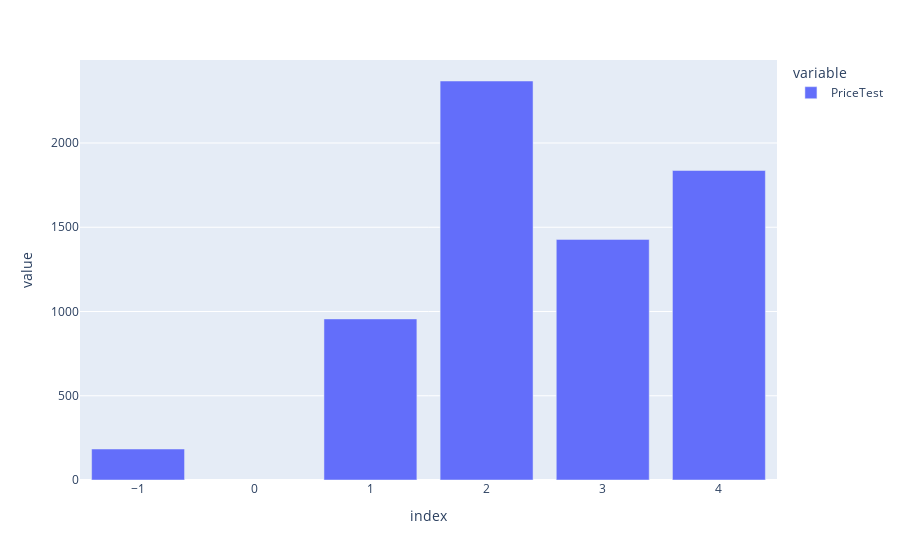

This figure's notebook cell:
### Code cell
px.bar(df["PriceTest"].value_counts())

### Figure 1 — Plotly figure (JSON) as saved in the notebook; plotly's stock layout.template omitted (floating-point values rounded to 4 significant figures)
{"data": [{"alignmentgroup": "True", "hovertemplate": "variable=PriceTest<br>index=%{x}<br>value=%{y}<extra></extra>", "legendgroup": "PriceTest", "marker": {"color": "#636efa", "pattern": {"shape": ""}}, "name": "PriceTest", "offsetgroup": "PriceTest", "orientation": "v", "showlegend": true, "textposition": "auto", "type": "bar", "x": [2, 4, 3, 1, -1], "xaxis": "x", "y": [2368, 1837, 1428, 956, 184], "yaxis": "y"}], "layout": {"barmode": "relative", "legend": {"title": {"text": "variable"}, "tracegroupgap": 0}, "margin": {"t": 60}, "xaxis": {"anchor": "y", "domain": [0, 1], "title": {"text": "index"}}, "yaxis": {"anchor": "x", "domain": [0, 1], "title": {"text": "value"}}}}
